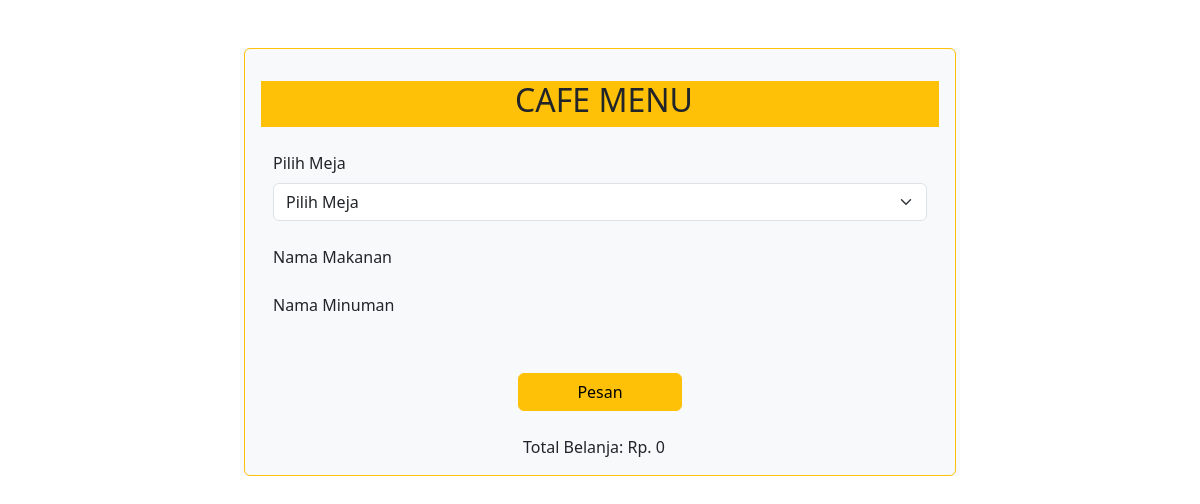
Page /order_waiter.php on the earlier database version.
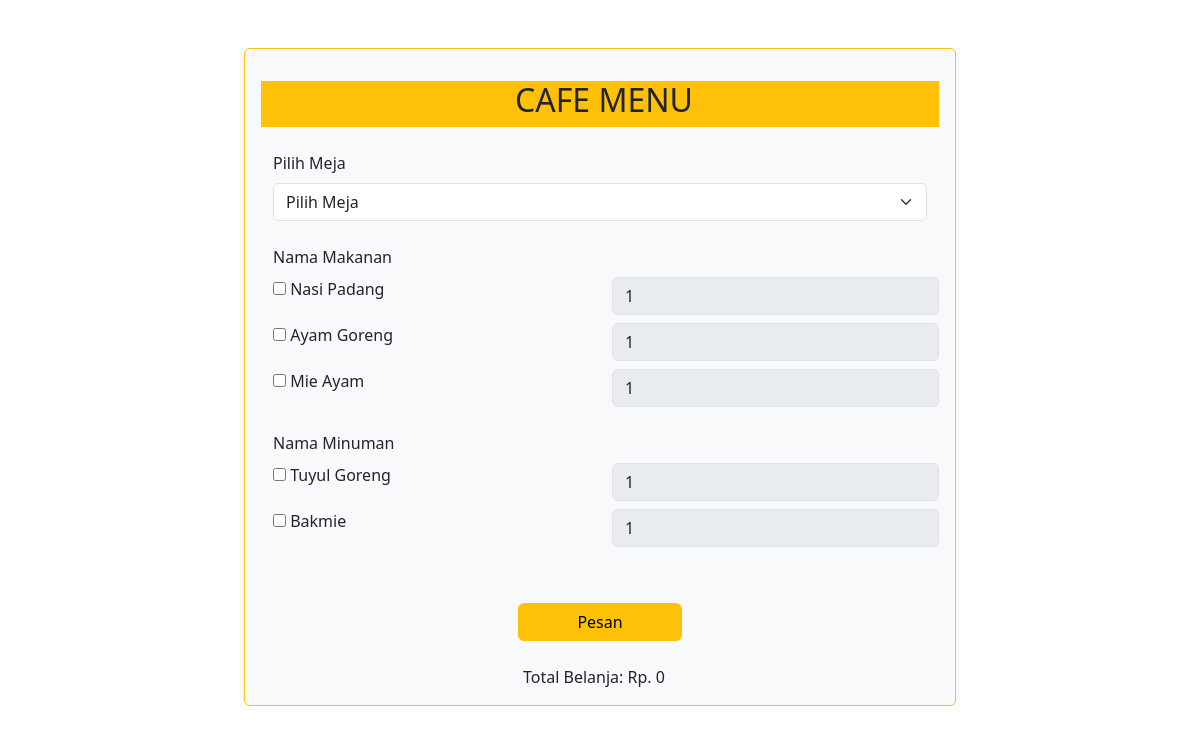
Same page on the later database version.
### tables this page shows
CREATE TABLE IF NOT EXISTS `recipes` (
  `id` int(11) NOT NULL AUTO_INCREMENT,
  `name` varchar(255) NOT NULL,
  `image` varchar(255) DEFAULT NULL,
  `price` int(11) DEFAULT NULL,
  `category` varchar(50) DEFAULT NULL,
  PRIMARY KEY (`id`)
);

### order_waiter.php (the view, shortened to what this page needs)
<?php
$servername = "localhost";
$username = "root";
$password = "";
$dbname = "resto_sate";
$conn = new mysqli($servername, $username, $password, $dbname);
?>
<!DOCTYPE html>
<html lang="en">
<head>
    <link href="https://cdn.jsdelivr.net/npm/bootstrap@5.3.0-alpha2/dist/css/bootstrap.min.css" rel="stylesheet">
</head>
<body>
    <div class="container bg-body-tertiary">
        <form class="row g-3 needs-validation border border-warning rounded mt-5 p-3" method="POST" action="">
            <div class="text-center bg-warning">
                <h2>CAFE MENU</h2>
            </div>
            <?php
            $sql_makanan = "SELECT id, name, price FROM recipes WHERE category='makanan'";
            $result_makanan = $conn->query($sql_makanan);
            $sql_minuman = "SELECT id, name, price FROM recipes WHERE category='minuman'";
            $result_minuman = $conn->query($sql_minuman);
            ?>
            <div class="row mt-4">
                <div class="col">
                    <label for="meja" class="form-label">Pilih Meja</label>
                    <select class="form-select" id="meja" name="meja">
                        <option value="" selected>Pilih Meja</option>
                    </select>
                </div>
            </div>
            <div class="row mt-4">
                <div class="col">
                    <label for="namaMakanan" class="form-label">Nama Makanan</label>
                    <div id="makananContainer">
                        <?php
                        if ($result_makanan->num_rows > 0) {
                            while($row = $result_makanan->fetch_assoc()) {
                                echo "
                                    <div class='row mb-2'>
                                        <div class='col'>
                                            <input type='checkbox' id='makanan{$row['id']}' name='makanan[]' value='{$row['id']}' data-harga='{$row['price']}'>
                                            <label for='makanan{$row['id']}'>{$row['name']}</label>
                                        </div>
                                        <div class='col'>
                                            <input type='number' class='form-control' id='porsiMakanan{$row['id']}' name='porsiMakanan[{$row['id']}]' min='1' value='1' disabled>
                                        </div>
                                    </div>";
                            }
                        }
                        ?>
                    </div>
                </div>
            </div>
            <div class="row mt-3">
                <div class="col">
                    <label for="namaMinuman" class="form-label">Nama Minuman</label>
                    <div id="minumanContainer">
                        <?php
                        if ($result_minuman->num_rows > 0) {
                            while($row = $result_minuman->fetch_assoc()) {
                                echo "
                                    <div class='row mb-2'>
                                        <div class='col'>
                                            <input type='checkbox' id='minuman{$row['id']}' name='minuman[]' value='{$row['id']}' data-harga='{$row['price']}'>
                                            <label for='minuman{$row['id']}'>{$row['name']}</label>
                                        </div>
                                        <div class='col'>
                                            <input type='number' class='form-control' id='porsiMinuman{$row['id']}' name='porsiMinuman[{$row['id']}]' min='1' value='1' disabled>
                                        </div>
                                    </div>";
                            }
                        }
                        ?>
                    </div>
                </div>
            </div>
            <div class="row mt-5">
                <div class="col text-center">
                    <button type="submit" class="btn btn-warning w-25" name="pesan">Pesan</button>
                </div>
            </div>
            <div class="row mt-4">
                <div class="row">
                    <span class="text-center" id="totalBelanja">Total Belanja: Rp. 0</span>
                </div>
            </div>
        </form>
    </div>
</body>
</html>

Differences in the rows shown:
added recipes: name "Nasi Padang", id "1", shown under "CAFE MENU"
added recipes: name "Ayam Goreng", shown under "CAFE MENU"
added recipes: name "Mie Ayam", shown under "CAFE MENU"
added recipes: name "Tuyul Goreng"
added recipes: name "Bakmie"
